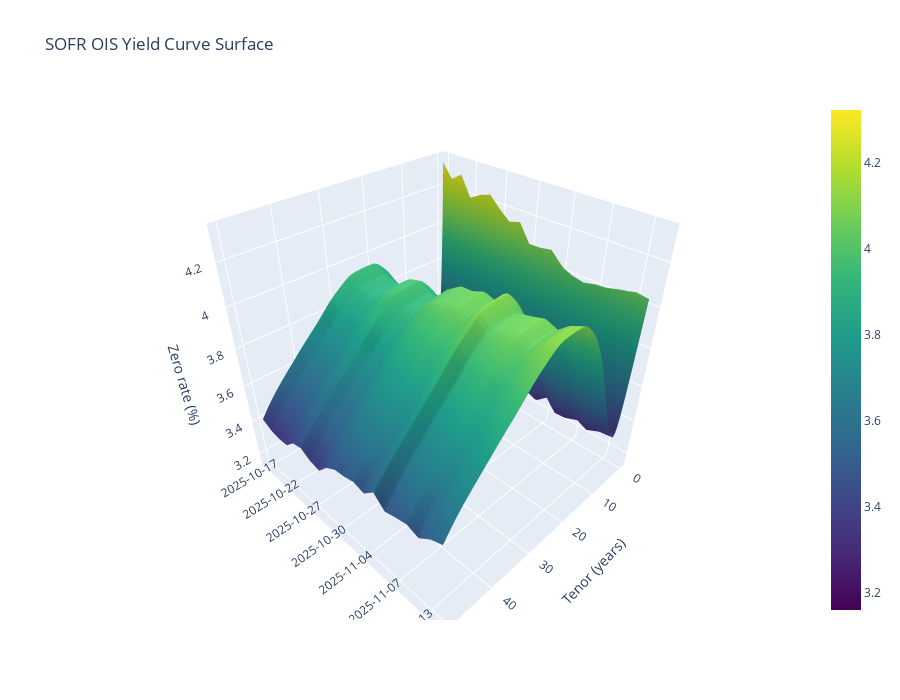

The code cell stored with this chart in its notebook:
### Code cell
repo_root = Path.cwd()
csv_path = repo_root / "SOFR_panel_Date_Tenor_Rate_sorted.csv"

panel_long = pd.read_csv(csv_path, parse_dates=["Date"])
panel_long["Date"] = panel_long["Date"].dt.date

def sofr_curve(date_):
    if isinstance(date_, str):
        date_ = pd.to_datetime(date_).date()
    elif isinstance(date_, pd.Timestamp):
        date_ = date_.date()
    return panel_long[panel_long["Date"] == date_].reset_index(drop=True)

def build_zero_curve(date_):
    data = sofr_curve(date_)

    terms = data["Tenor"].astype(str).tolist()
    rates = data["Rate"].astype(float).tolist()

    base_date = dt(*pd.to_datetime(date_).date().timetuple()[:3])

    data["Termination"] = [add_tenor(base_date, t, "F", "nyc") for t in terms]

    sofr = Curve(
        id="sofr",
        convention="Act360",
        calendar="nyc",
        modifier="MF",
        interpolation="log_linear",
        nodes={base_date: 1.0, **{dd: 1.0 for dd in data["Termination"]}},
    )

    solver = Solver(
        curves=[sofr],
        instruments=[IRS(base_date, dd, spec="usd_irs", curves="sofr") for dd in data["Termination"]],
        s=rates,
        instrument_labels=terms,
    )

    data["DF"] = [float(sofr[dd]) for dd in data["Termination"]]
    data["T_years"] = (data["Termination"] - base_date).dt.days / 365.0

    data["Zero_cc"] = -np.log(data["DF"]) / data["T_years"]

    return data[["T_years", "Zero_cc"]]
all_dates = sorted(panel_long["Date"].unique())

curves = []       
tenor_grid = None  

for d in all_dates:
    curve = build_zero_curve(d)

    if tenor_grid is None:
        tenor_grid = curve["T_years"].values

    curves.append(curve["Zero_cc"].values)

### Figure 1 — Plotly figure (JSON) as saved in the notebook; plotly's stock layout.template omitted (floating-point values rounded to 4 significant figures; data arrays with more than 128 entries replaced by an {"elided": "..."} marker saying what was removed)
{"data": [{"colorscale": [[0, "#440154"], [0.1111, "#482878"], [0.2222, "#3e4989"], [0.3333, "#31688e"], [0.4444, "#26828e"], [0.5556, "#1f9e89"], [0.6667, "#35b779"], [0.7778, "#6ece58"], [0.8889, "#b5de2b"], [1, "#fde725"]], "showscale": true, "type": "surface", "x": [0.01918, 0.03836, 0.05753, 0.08493, 0.1671, 0.2603, 0.337, 0.4137, 0.4986, 0.5836, 0.6658, 0.7479, 0.8329, 0.9178, 1.005, 1.085, 1.167, 1.258, 1.337, 1.414, 1.504, 1.581, 1.666, 1.753, 1.833, 1.918, 2.003, 2.085, 2.167, 2.255, 2.337, 2.416, 2.501, 2.584, 2.677, 2.751, 2.836, 2.923, 3.003, 4.003, 5.003, 6.003, 7.008, 8.005, 9.005, 10.01, 11.01, 12.01, 13.01, 14.01, 15.01, 16.01, 17.01, 18.02, 19.01, 20.01, 21.01, 22.01, 23.02, 24.02, 25.02, 26.02, 27.02, 28.02, 29.02, 30.02, 31.02, 32.02, 33.02, 34.02, 35.03, 36.02, 37.02, 38.02, 39.03, 40.03, 41.03, 42.03, 43.03, 44.03, 45.03, 46.04, 47.03, 48.03, 49.03, 50.03], "y": ["2025-10-17", "2025-10-20", "2025-10-21", "2025-10-22", "2025-10-23", "2025-10-24", "2025-10-27", "2025-10-28", "2025-10-29", "2025-10-30", "2025-10-31", "2025-11-03", "2025-11-04", "2025-11-05", "2025-11-06", "2025-11-07", "2025-11-10", "2025-11-12", "2025-11-13", "2025-11-14"], "z": {"elided": "20x86 float values"}}], "layout": {"height": 700, "scene": {"xaxis": {"nticks": 10, "title": {"text": "Tenor (years)"}}, "yaxis": {"title": {"text": ""}, "type": "category"}, "zaxis": {"title": {"text": "Zero rate (%)"}}}, "title": {"text": "SOFR OIS Yield Curve Surface"}, "width": 900}}
